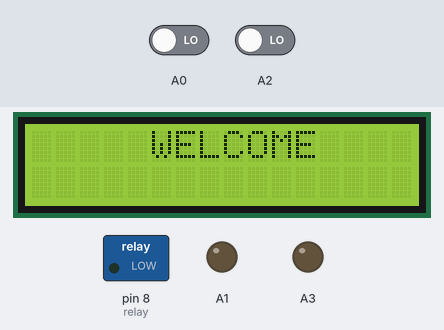
Bench run of a sketch on a simulated Arduino Uno, built with avr-gcc and run on an emulated ATmega328P. On the bench: 16×2 character LCD, switched loads named in the sketch (green lamp = pin HIGH), output pins drawn as LEDs (lit = HIGH). The test bench sets the inputs (shaded band); at power-on: A0 LOW, A2 LOW. What the sketch prints to the serial monitor is not drawn.

Above: at 0.1 s.
At 3.1 s:
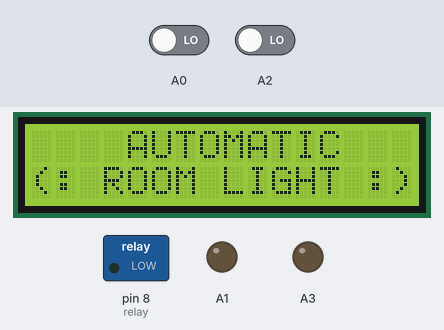
At 8.2 s:
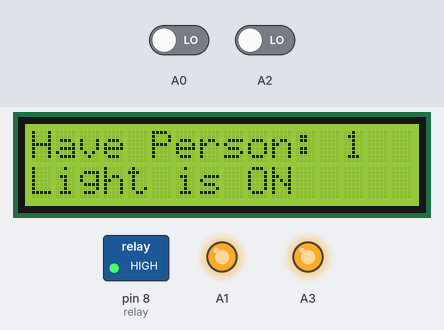
Timing chart, 0 to 9.7 s (numbered marks = the images above):
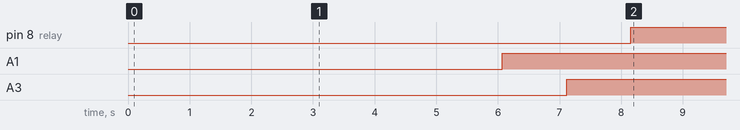

Measured:
- by itself, pin 8 (relay): LOW → HIGH at 8.2 s
- by itself, A1: LOW → HIGH at 6.1 s
- by itself, A3: LOW → HIGH at 7.1 s
- what the display in image 1 shows lasts 3.0 s, from 3.1 s to 6.1 s

The sketch:

AUTOMATIC_ROOM_LIGHT.ino
```cpp
#include <LiquidCrystal.h>// initialize the library with the numbers of the interface pins
const int rs = 12, en = 11, d4 = 5, d5 = 4, d6 = 3, d7 = 2;
LiquidCrystal lcd(rs, en, d4, d5, d6, d7);
#define e_s1 A0 //echo pin
#define t_s1 A1 //Trigger pin
#define e_s2 A2 //echo pin
#define t_s2 A3 //Trigger pin
int relay = 8; // Out for light
long dis_a = 0, dis_b = 0;
int flag1 = 0, flag2 = 0;
int person = 0;
void ultra_read(int pin_t, int pin_e, long &ultra_time)
{
  long time;
  pinMode(pin_t, OUTPUT);
  pinMode(pin_e, INPUT);
  digitalWrite(pin_t, LOW);
  delayMicroseconds(2);
  digitalWrite(pin_t, HIGH);
  delayMicroseconds(10);
  time = pulseIn (pin_e, HIGH);
  ultra_time =  time / 29 / 2;
}
void setup()
{
  Serial.begin(9600);// initialize serial communication at 9600 bits per second:
  pinMode(relay, OUTPUT);
  lcd.begin(16, 2);
  lcd.setCursor(0, 0);
  lcd.print("     WELCOME    ");
  delay (3000);
  lcd.clear();
  lcd.setCursor(0, 0);
  lcd.print("    AUTOMATIC   ");
  lcd.setCursor(0, 1);
  lcd.print("(: ROOM LIGHT :)");
  delay(3000);
  lcd.clear();
}
void loop()
{
  ultra_read(t_s1, e_s1, dis_a); delay(40);
  ultra_read(t_s2, e_s2, dis_b); delay(40);
  Serial.print("da:"); Serial.println(dis_a);
  Serial.print("db:"); Serial.println(dis_b);
  if (dis_a < 90 && flag1 == 0)
  {
    flag1 = 1;
    if (flag2 == 0)
    {
      person = person + 1;
    }
  }
  if (dis_b < 90 && flag2 == 0)
  {
    flag2 = 1;
    if (flag1 == 0)
    {
      person = person - 1;
    }
  }
  if (dis_a > 90 && dis_b > 90 && flag1 == 1 && flag2 == 1)
  {
    flag1 = 0, flag2 = 0;
    delay(1000);
  }
  lcd.setCursor(0, 0);
  lcd.print("Have Person: ");
  lcd.print(person);
  lcd.print("  ");
  lcd.setCursor(0, 1);
  lcd.print("Light is ");
  if (person > 0)
  {
    digitalWrite(relay, HIGH);
    lcd.print("ON ");
  }
  else
  {
    digitalWrite(relay, LOW);
    lcd.print("OFF");
  }
}
```
